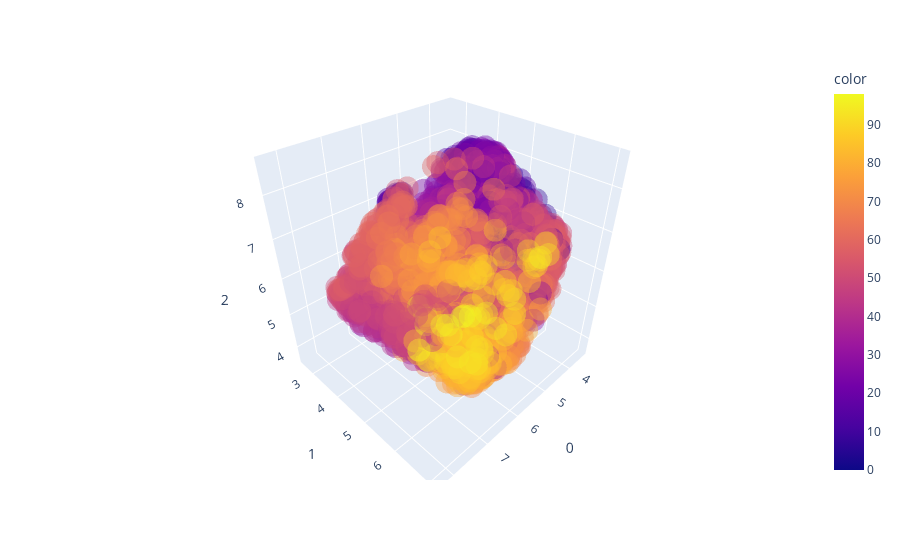

The cell this chart's notebook holds for it:
### Markdown cell above
### Low dimensional representations

#### 1D

### Code cell
activity_flat = activity.reshape(activity.shape[0],-1)
embedding, reducer = lowD_reduce(activity_flat,if_pca=False,n_components=3,plot=True)

### Figure 1 — Plotly figure (JSON) as saved in the notebook; plotly's stock layout.template omitted (floating-point values rounded to 4 significant figures; data arrays with more than 128 entries replaced by an {"elided": "..."} marker saying what was removed)
{"data": [{"hovertemplate": "0=%{x}<br>1=%{y}<br>2=%{z}<br>color=%{marker.color}<extra></extra>", "legendgroup": "", "marker": {"color": {"elided": "2500 int values"}, "coloraxis": "coloraxis", "opacity": 0.4, "symbol": "circle"}, "mode": "markers", "name": "", "scene": "scene", "showlegend": false, "type": "scatter3d", "x": {"elided": "2500 float values"}, "y": {"elided": "2500 float values"}, "z": {"elided": "2500 float values"}}], "layout": {"coloraxis": {"colorbar": {"title": {"text": "color"}}, "colorscale": [[0, "#0d0887"], [0.1111, "#46039f"], [0.2222, "#7201a8"], [0.3333, "#9c179e"], [0.4444, "#bd3786"], [0.5556, "#d8576b"], [0.6667, "#ed7953"], [0.7778, "#fb9f3a"], [0.8889, "#fdca26"], [1, "#f0f921"]]}, "legend": {"tracegroupgap": 0}, "margin": {"t": 60}, "scene": {"domain": {"x": [0, 1], "y": [0, 1]}, "xaxis": {"title": {"text": "0"}}, "yaxis": {"title": {"text": "1"}}, "zaxis": {"title": {"text": "2"}}}}}
